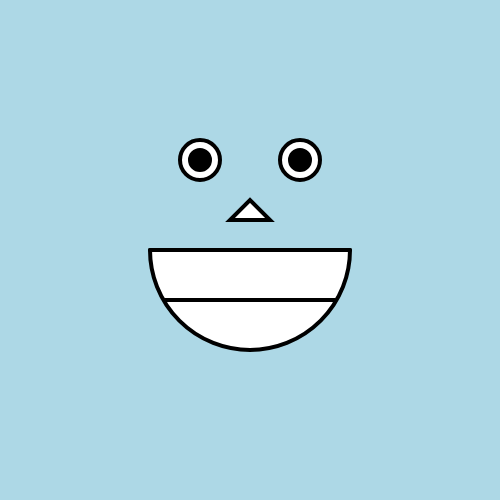
Frame 1 (no input)
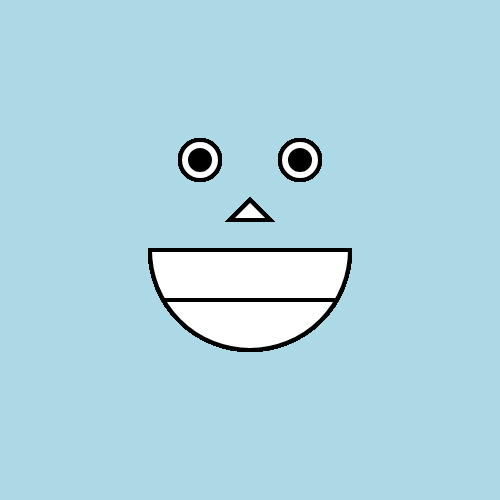
Frame 60 (no input)
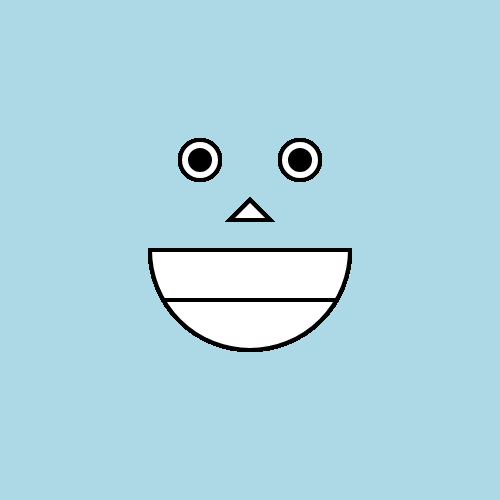
Frame 120 (the mouse pressed at the canvas centre since frame 60)

The p5.js sketch that drew these frames (run headless with seeded random() and noise() and a simulated clock; from frame 60 on, the mouse is pressed at the canvas centre):

// p5.js sketch
// ── sketch.js
function setup() {
  // put setup code here
  createCanvas(500, 500);
  background("#ADD8E6");
}

//FUNCTIONS WORK IN A LOOP!!!
function draw() {
  // put drawing code here

  //put stroke weight at beginning of code so the last one doesnt effect it!
  strokeWeight(4);

  //left eye
  ellipse(200,160,40,40);
  //right eye
  ellipse(300,160,40,40);

  fill("black");
  //left pupil
  ellipse(200,160,20,20);
  //right pupil
  ellipse(300,160,20,20);

  fill("white");
  triangle(230, 220, 270, 220, 250, 200)

  arc(250, 250, 200, 200, 0, PI);

  line(150, 250, 350, 250);

  line(165, 300, 335, 300);
}
